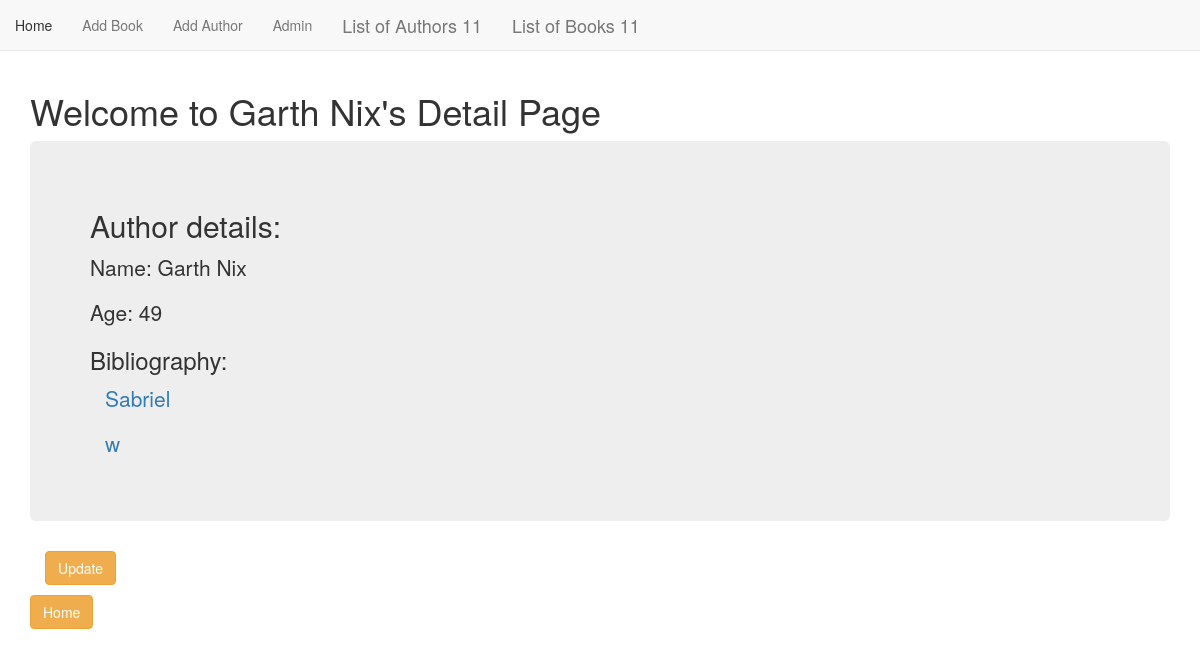
The app's page /authors/99/, older data.
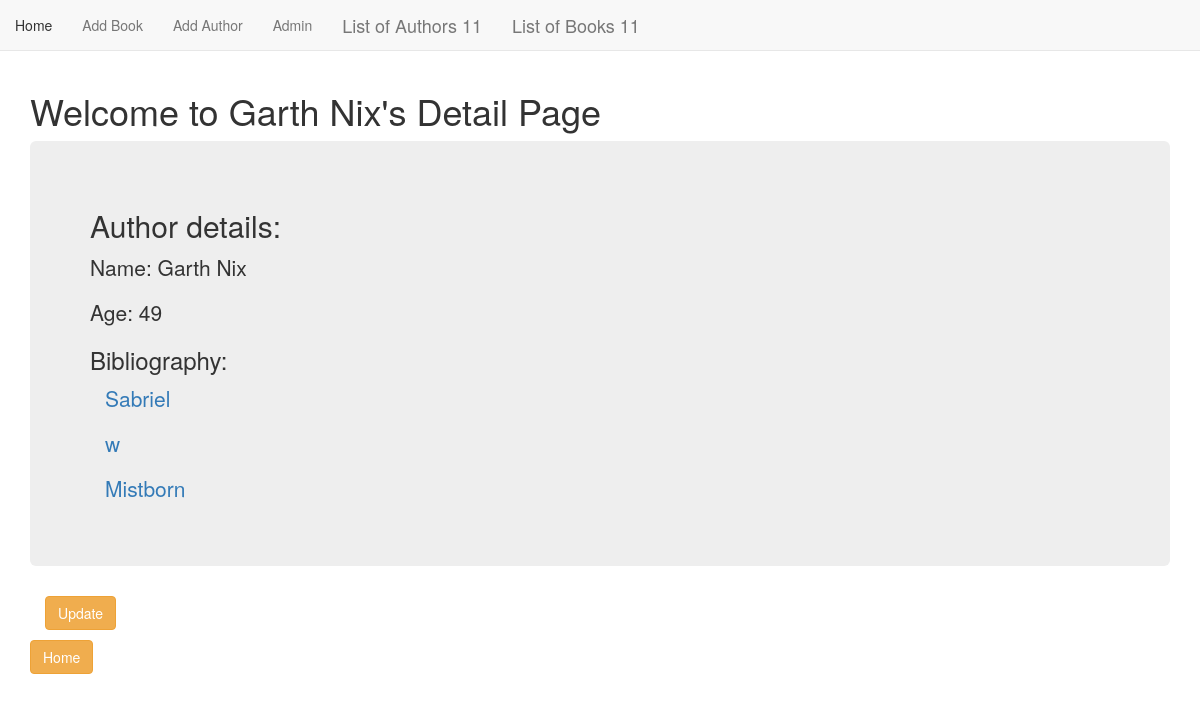
The same page, newer data.
### book_app/models.py (models this page shows, shortened)
class Book(models.Model):
    title = models.CharField(max_length=255)
    year_published = models.IntegerField(null=True)
    author = models.ForeignKey(
        Author, related_name='book', on_delete=models.CASCADE)
    rating = models.FloatField(null=True)
    cover = models.TextField(blank=True)

### book_app/views.py (the view)
# urls.py: path('authors/<int:pk>/', views.AuthorDetailView.as_view(), name='author_detail'),
class AuthorDetailView(DetailView):
    context_object_name = 'author_detail'
    model = models.Author
    template_name = 'authors/author_detail.html'

### book_app/templates/authors/author_detail.html
{% extends 'book_app/book_app_base.html' %}
{% block body_block%}
<h1>Welcome to {{author_detail.name}}'s Detail Page</h1>
<div class="jumbotron">
    <h2>Author details: </h2>
    <p>Name: {{author_detail.name}}</p>
    <p>Age: {{author_detail.age}} </p>
    <h3>Bibliography: </h3>
        <div class="container">
            {% for book in author_detail.book.all %}
            <p><a href="{% url 'simon:book_detail' book.id %}">{{book.title}}</a></p>
            {% endfor %}
        </div>
</div>
<div class="container">
    <p><a class="btn btn-warning" href="{% url 'simon:update' pk=author_detail.pk %}">Update</a></p>
</div>
<div>
    <p><a class="btn btn-warning" href="{% url 'simon:home' %}">Home</a></p>
</div>
{% endblock %}

Row changes from the older to the newer data that the page shows:
added Book: title "Mistborn"
